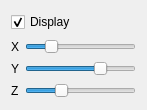
<?xml version="1.0" encoding="UTF-8"?>
<ui version="4.0">
 <class>Form</class>
 <widget class="QWidget" name="Form">
  <property name="geometry">
   <rect>
    <x>0</x>
    <y>0</y>
    <width>147</width>
    <height>110</height>
   </rect>
  </property>
  <property name="windowTitle">
   <string>Form</string>
  </property>
  <layout class="QGridLayout" name="gridLayout">
   <item row="4" column="0">
    <widget class="QLabel" name="label">
     <property name="text">
      <string>X</string>
     </property>
    </widget>
   </item>
   <item row="0" column="0" colspan="2">
    <widget class="QCheckBox" name="checkBox">
     <property name="text">
      <string>Display</string>
     </property>
     <property name="checked">
      <bool>true</bool>
     </property>
    </widget>
   </item>
   <item row="4" column="1">
    <widget class="QSlider" name="horizontalSlider">
     <property name="value">
      <number>20</number>
     </property>
     <property name="orientation">
      <enum>Qt::Horizontal</enum>
     </property>
    </widget>
   </item>
   <item row="5" column="1">
    <widget class="QSlider" name="horizontalSlider_2">
     <property name="value">
      <number>70</number>
     </property>
     <property name="orientation">
      <enum>Qt::Horizontal</enum>
     </property>
    </widget>
   </item>
   <item row="5" column="0">
    <widget class="QLabel" name="label_2">
     <property name="text">
      <string>Y</string>
     </property>
    </widget>
   </item>
   <item row="6" column="0">
    <widget class="QLabel" name="label_3">
     <property name="text">
      <string>Z</string>
     </property>
    </widget>
   </item>
   <item row="6" column="1">
    <widget class="QSlider" name="horizontalSlider_3">
     <property name="value">
      <number>30</number>
     </property>
     <property name="orientation">
      <enum>Qt::Horizontal</enum>
     </property>
    </widget>
   </item>
  </layout>
 </widget>
 <resources/>
 <connections/>
</ui>
